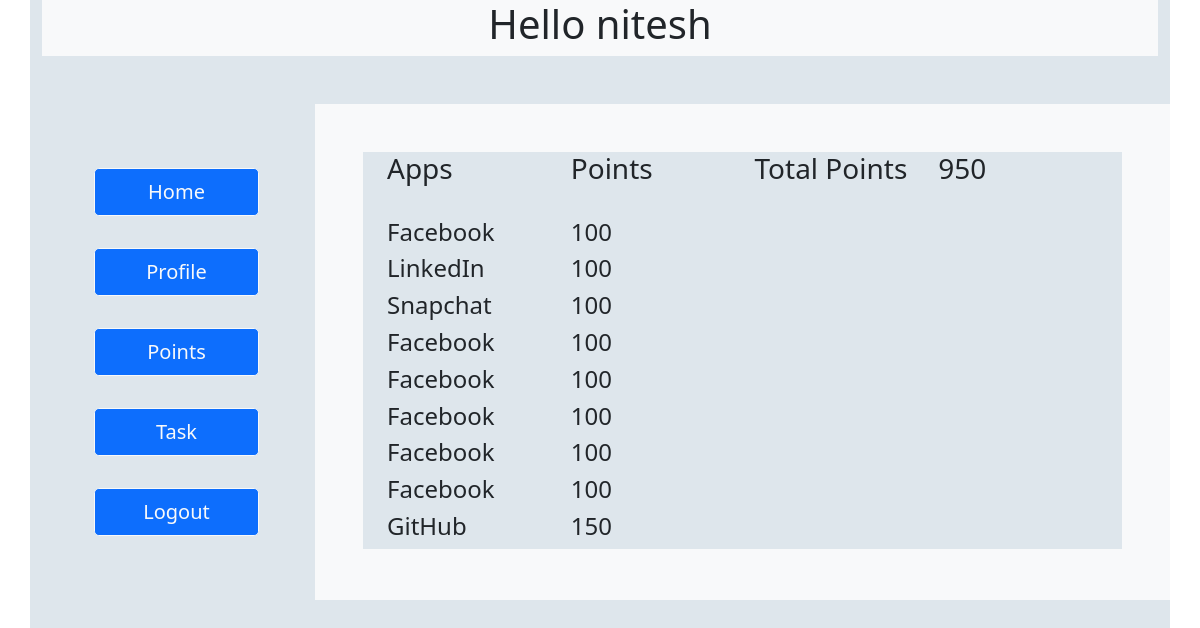
/points (signed in), run on the app's committed database.
### user/models.py (models this page shows)
class MyApp(models.Model):
    app_name = models.CharField(max_length=100)
    points = models.IntegerField(default=1)
    img = models.ImageField(upload_to='img')

### user/views.py (the view)
# urls.py: path('points', views.points, name='points'),
@login_required
def points(request):
    total_apps = [p for p in MyApp.objects.all()]
    total_points = 0
    app_points = []
    app_names = []
    for p in total_apps:
        total_points = total_points + p.points
        app_points.append(p.points)
        app_names.append(p.app_name)
    return render(request, 'points.html', {'total_points': total_points, 'app_points': app_points, 'app_names': app_names})

### templates/points.html (shortened to what this page needs)
{% load static %}
<link rel="stylesheet" href="{% static 'style.css' %}">
<!DOCTYPE html>
<html lang="en">
<head>
    <link href="https://cdn.jsdelivr.net/npm/bootstrap@5.0.2/dist/css/bootstrap.min.css" rel="stylesheet"
>
</head>
<body>
    <div class="container vh-100" style="background-color:#dee6ec">
        <div class=" bg-light mb-5 d-flex justify-content-center">
            <h1>Hello {{user.first_name}}</h1>
        </div>
        <div class="row">
            <div class="col-3" style="background-color:#dee6ec">
                <div class="row p-5">
                    <div class="row">
                        <a class="m-3 btn btn-primary btn-outline-light btn-lg" href="home">Home</a>
                    </div>
                    <div class="row">
                        <a class="m-3 btn btn-primary btn-outline-light btn-lg" href="profile">Profile</a>
                    </div>
                    <div class="row">
                        <a class="m-3 btn btn-primary btn-outline-light btn-lg" href="points">Points</a>
                    </div>
                    <div class="row">
                        <a class="m-3 btn btn-primary btn-outline-light btn-lg" href="task">Task</a>
                    </div>
                    <div class="row">
                        <a class="m-3 btn btn-primary btn-outline-light btn-lg" href="logout">Logout</a>
                    </div>
                </div>
            </div>
            <div class="col bg-light p-5">
                <div class="container" style="background-color:#dee6ec">
                    <div class="row">
                        <div class="col">
                            <h3>Apps</h3>
                            <br>
                            {% for i in app_names %}
                            <h4 >{{i}}</h4>
                            {% endfor %}
                        </div>
                        <div class="col">
                            <h3>Points</h3>
                            <br>
                            {% for i in app_points %}
                                <h4>{{i}}</h4>
                            {% endfor %}
                        </div>
                        <div class="col">
                            <h3>Total Points</h3>
                        </div>
                        <div class="col">
                            <h3>{{total_points}}</h3>
                        </div>
                    </div>
                </div>
            </div>
        </div>
</body>
</html>

### data on the page
MyApp: app_names "Facebook"
MyApp: app_names "LinkedIn"
MyApp: app_names "Snapchat"
MyApp: app_names "Facebook"
MyApp: app_names "Facebook"
MyApp: app_names "Facebook"
MyApp: app_names "Facebook"
MyApp: app_names "Facebook"
MyApp: app_names "GitHub"

### other printed values
{{ i }} "100" "100" "100" "100" "100" "100" "100" "100" "150"
{{ total_points }} "950"
